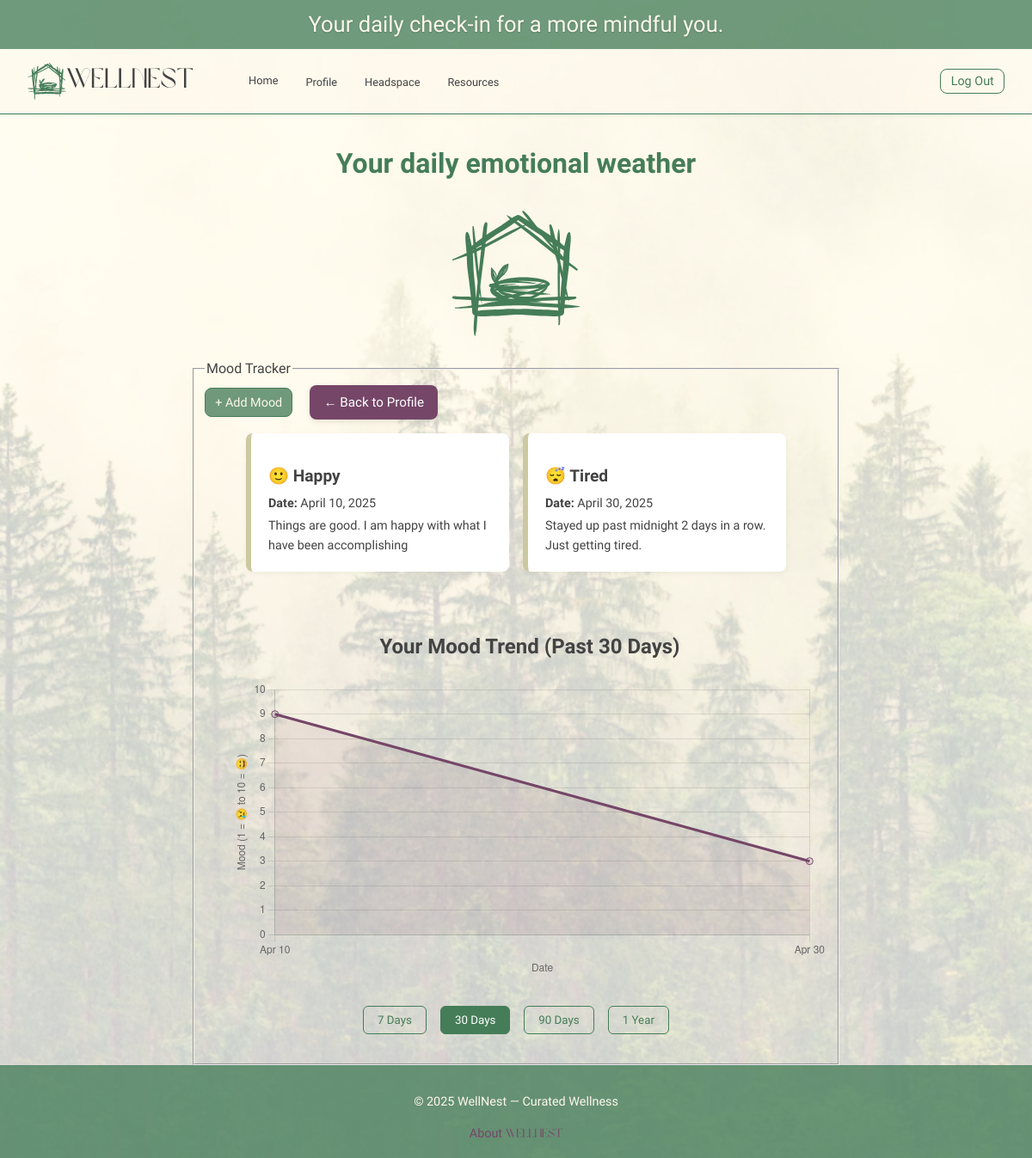
Before: /moods/ (signed in) with the older database file.
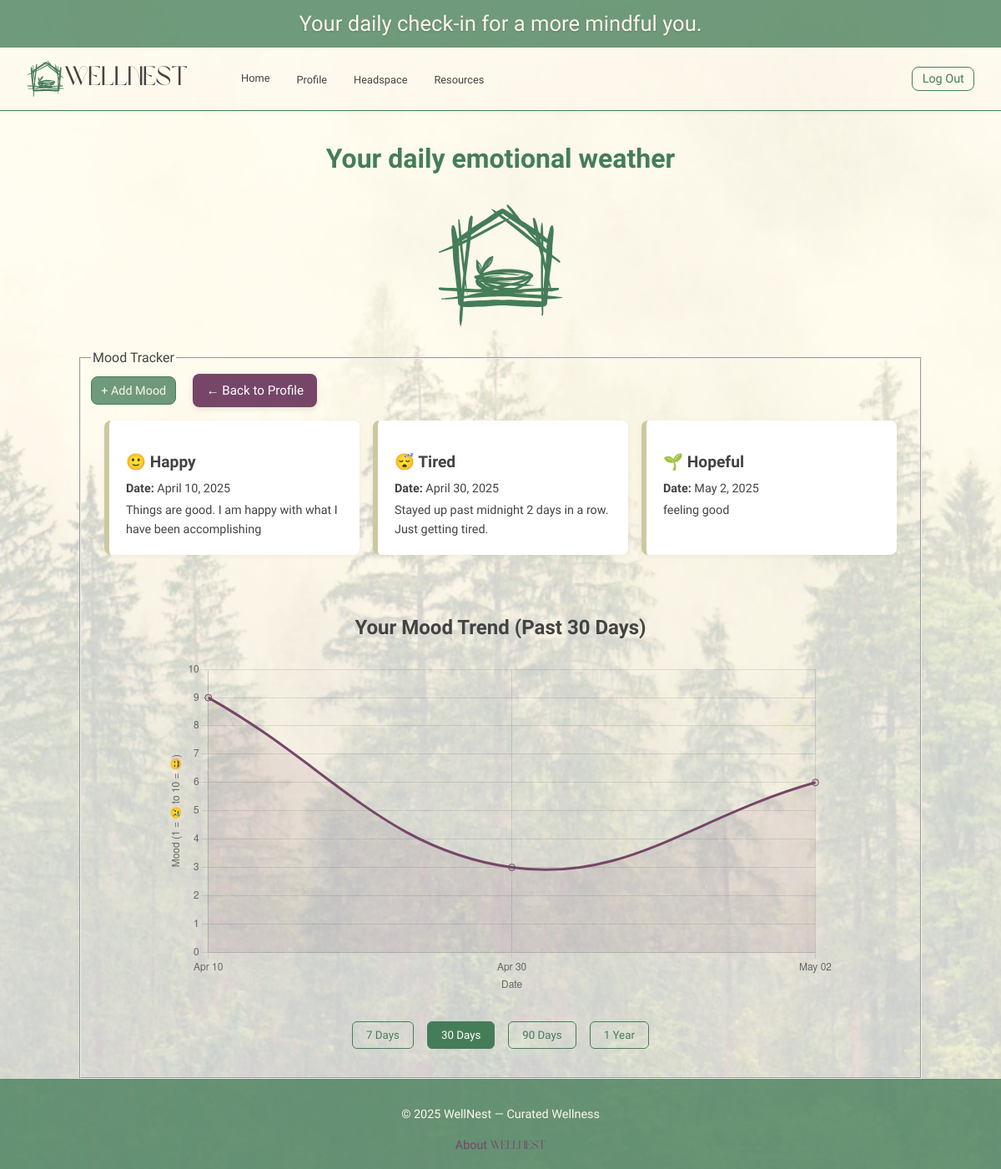
After: the same page with the newer database file.
### main_app/models.py (models this page shows, shortened)
class MoodEntry(models.Model):
    date = models.DateField('Mood date')
    mood = models.CharField(max_length=20, choices=MOOD_CHOICES)
    note = models.TextField(blank=True)
    user = models.ForeignKey(User, on_delete=models.CASCADE)
    class Meta:
        ordering = ['-date']

### main_app/views/mood_views.py (the view)
# urls.py: path('moods/', views.mood_index, name='mood-index'),
@login_required
def mood_index(request):
    user = request.user
    allowed_ranges = [7, 30, 90, 365]
    default_range = 30
    try:
        days = int(request.GET.get('range', default_range))
        if days not in allowed_ranges:
            days = default_range
    except ValueError:
        days = default_range
    start_date = date.today() - timedelta(days=days)
    moods = MoodEntry.objects.filter(user=user, date__gte=start_date).order_by('date')
    chart_labels = [m.date.strftime('%b %d') for m in moods]
    chart_data = [MOOD_TO_SCORE.get(m.mood, 5) for m in moods]
    return render(request, 'moods/index.html', {
        'moods': moods,
        'range': days,
        'chart_labels': json.dumps(chart_labels),
        'chart_data': json.dumps(chart_data),
    })

### main_app/templates/moods/index.html (shortened to what this page needs)
{% extends 'base.html' %}
{% load static %}
{% block head %}
  <link rel="stylesheet" href="{% static 'css/moods/mood_index.css' %}">
{% endblock %}
{% block content %}
  <section class="page-header">
    <h1>Your daily emotional weather</h1>
    <img src="{% static 'images/whiteNestHouse.svg' %}" alt="WellNest House Logo" class="tiny-logo" width="150px">
  </section>
  <section class="mood-groups">
    <fieldset class="habit-group">
      <legend class="habit-legend">Mood Tracker</legend>
      <div class="section-actions">
        <a href="{% url 'mood-create' %}" class="btn-solid small-btn">+ Add Mood</a>
        <a href="{% url 'profile' %}" class="btn back-btn">← Back to Profile</a>
      </div>
      <div class="card-container">
        {% for mood in moods %}
          <a href="{% url 'mood-detail' mood.id %}" class="card">
            <div class="card-content">
              <h3 class="card-title">{{ mood.get_mood_display }}</h3>
              <p><strong>Date:</strong> {{ mood.date }}</p>
              {% if mood.note %}
                <p>{{ mood.note|truncatewords:12 }}</p>
              {% endif %}
            </div>
          </a>
        {% empty %}
          <p class="no-data">No mood entries yet. Start by logging one above.</p>
        {% endfor %}
      </div>
      <section class="mood-chart-container">
        <h2>Your Mood Trend (Past {{ range }} Days)</h2>
        <canvas id="moodTrendChart" width="400" height="200"></canvas>
      </section>
      <div class="range-buttons">
        <button data-range="7" class="range-btn {% if range == 7 %}active{% endif %}">7 Days</button>
        <button data-range="30" class="range-btn {% if range == 30 %}active{% endif %}">30 Days</button>
        <button data-range="90" class="range-btn {% if range == 90 %}active{% endif %}">90 Days</button>
        <button data-range="365" class="range-btn {% if range == 365 %}active{% endif %}">1 Year</button>
      </div>
    </fieldset>
  </section>
{% endblock %}
{% block script %}
  <script>
    const ctx = document.getElementById('moodTrendChart').getContext('2d');
    const moodChart = new Chart(ctx, {
      type: 'line',
      data: {
        labels: JSON.parse('{{ chart_labels|safe|escapejs }}'),
        datasets: [{
          label: 'Mood Score',
          data: JSON.parse('{{ chart_data|safe|escapejs }}'),
          borderColor: '#754668',
          backgroundColor: 'rgba(117, 70, 104, 0.1)',
          tension: 0.4,
          fill: true,
          pointRadius: 4,
          pointHoverRadius: 6,
        }]
      },
      options: {
        scales: {
          y: {
            beginAtZero: true,
            max: 10,
            title: {
              display: true,
              text: 'Mood (1 = 😢 to 10 = 😄)'
            }
          },
          x: {
            title: {
              display: true,
              text: 'Date'
            }
          }
        },
        responsive: true,
        plugins: {
          legend: { display: false },
          tooltip: {
            callbacks: {
              label: function(context) {
                const emojiMap = {
                  1: '😢', 2: '😠', 3: '😩', 4: '😰', 5: '😐',
                  6: '😊', 7: '🙂', 8: '🌱', 9: '🙏', 10: '😄'
                };
                const score = context.parsed.y;
                return `Mood Score: ${score} ${emojiMap[score] || ''}`;
              }
            }
          }
        }
      }
    });
  document.querySelectorAll('.range-btn').forEach(btn => {
    btn.addEventListener('click', function () {
      const range = this.getAttribute('data-range');
      fetch(`/api/mood-data/?range=${range}`)
        .then(response => response.json())
        .then(data => {
          // Update chart labels and data
          moodChart.data.labels = data.labels;
          moodChart.data.datasets[0].data = data.scores;
          moodChart.update();
          // Update button styles
          document.querySelectorAll('.range-btn').forEach(b => b.classList.remove('active'));
          this.classList.add('active');
        });
    });
  });
  </script>
{% endblock %}

Changed rows visible on the page:
added MoodEntry: mood "🌱 Hopeful", date "May 2, 2025", note "feeling good"
Other visible differences:
chart data {{ chart_data|safe|escapejs }}: [9, 3] → [9, 3, 6]
